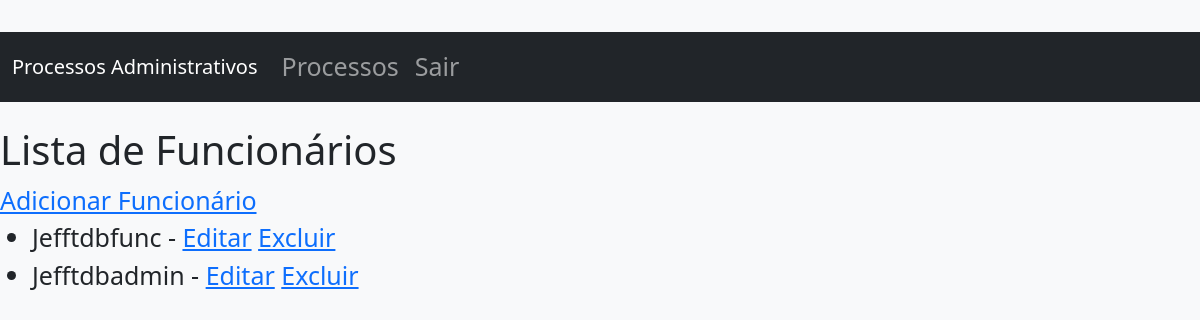
Before: /pessoa/funcionarios/ with the older database file.
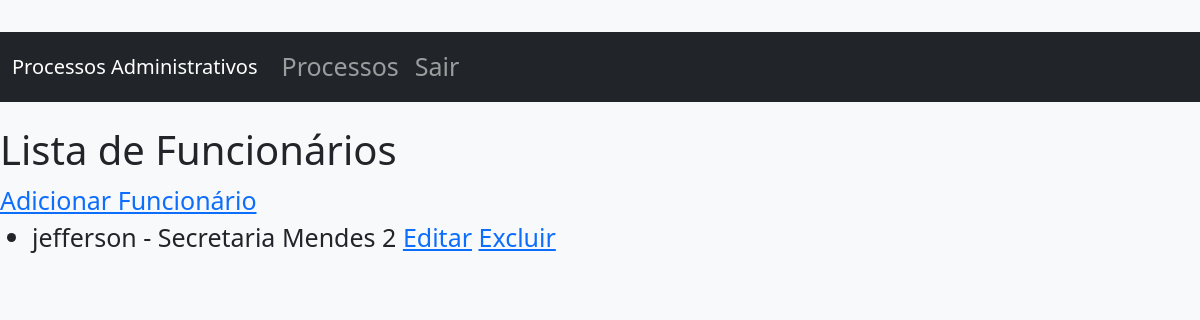
After: the same page with the newer database file.
### pessoa/models.py (models this page shows, shortened)
class Pessoa(AbstractUser):
    cpf = models.CharField(max_length=11, unique=True)
    telefone = models.CharField(max_length=11)

class Funcionario(Pessoa):
    secretaria = models.ForeignKey(Secretaria,on_delete=models.CASCADE, related_name= 'funcionario_secretaria',null=True)

class Pessoa(AbstractUser):
    cpf = models.CharField(max_length=11, unique=True)
    telefone = models.CharField(max_length=11)

### secretaria/models.py (models this page shows, shortened)
class Secretaria(models.Model):
    nome= models.CharField(max_length=100)

### pessoa/views.py (the view)
# urls.py: path('funcionarios/', views.lista_funcionario, name='lista_funcionario'),
def lista_funcionario(request):
    funcionarios = Funcionario.objects.all()
    return render(request, 'funcionario/lista_funcionario.html', {'funcionarios': funcionarios})

### pessoa/templates/funcionario/lista_funcionario.html (shortened to what this page needs)
{% extends "base.html" %}
{% block content %}
<h1>Lista de Funcionários</h1>
<a href="{% url 'add_funcionario' %}">Adicionar Funcionário</a>
<ul>
    {% for funcionario in funcionarios %}
        <li>
            {{ funcionario.username }} - {{ funcionario.secretaria.nome }}
            <a href="{% url 'editar_funcionario' funcionario.id %}">Editar</a>
            <a href="{% url 'excluir_funcionario' funcionario.id %}">Excluir</a>
        </li>
    {% endfor %}
</ul>
{% endblock %}

Changed rows visible on the page:
removed Funcionario: username "Jefftdbfunc"
removed Funcionario: username "Jefftdbadmin"
added Funcionario: username "jefferson", secretaria.nome "Secretaria Mendes 2"
